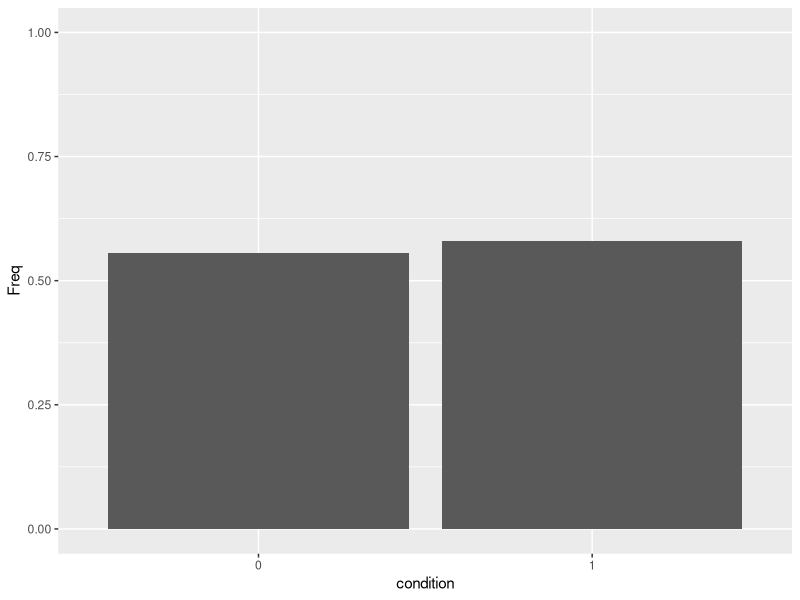
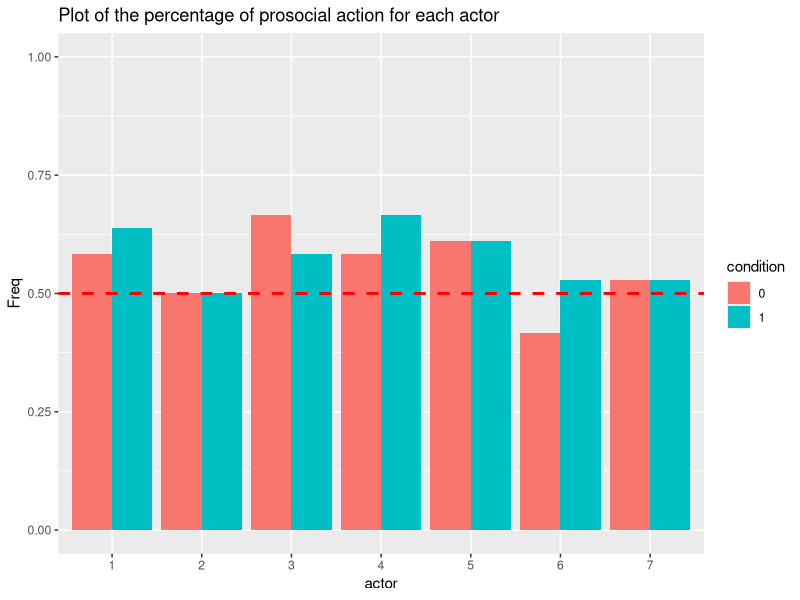

Here is the R script that generated these plots, in order:
## ---- chunk 1
knitr::opts_chunk$set(echo = TRUE)
## ---- chunk 2
dataset = read.delim("assign2.txt", header = TRUE, sep = " ")
## ---- chunk 3

## ---- chunk 4
dataset['prosocial_action'] = (dataset$prosoc_left == dataset$pulled_left)
#first10 rows in the dataset after adding new attribute prosocial_action
dataset[1:10,]
## ---- chunk 5
prosocial = xtabs(prosocial_action ~ condition, data = dataset)
(prosocial_percentage = transform(prosocial, Freq=Freq/252))
## ---- chunk 6
# generate the bar plot
library(ggplot2)
ggplot(data=prosocial_percentage,aes(x=condition,y=Freq))+
  coord_cartesian(ylim=c(0, 1))+
  geom_bar(stat="identity",position="dodge")
## ---- chunk 7

prosocial = xtabs(prosocial_action ~ actor + condition, data = dataset)
prosocial_percentage = transform(prosocial, Freq=Freq/36)

# generate the bar plot
library(ggplot2)
ggplot(data=prosocial_percentage,aes(x=actor,y=Freq,fill=condition))+
  coord_cartesian(ylim=c(0, 1))+
  geom_bar(stat="identity",position="dodge")+
  ggtitle("Plot of the percentage of prosocial action for each actor")+
  geom_hline(yintercept=0.5, linetype=2, color = "red",size = 1)

## ---- chunk 8
# Second chimpanzee always pulled the left lever
xtabs(~prosoc_left+pulled_left, data =  dataset[dataset$actor == 2,])
## ---- chunk 9
# Other chimpanzees pulled both left and right lever
# for example chimpanzees 1
xtabs(~prosoc_left+pulled_left, data =  dataset[dataset$actor == 1,])
## ---- chunk 10
x = data.frame(xtabs( ~ prosocial_action + condition, data = dataset))

#using poisson regression to build model
model = glm(Freq~prosocial_action + condition, family = poisson,data = x )
deviance(model)
df.residual(model)
pchisq(deviance(model), df = df.residual(model), lower.tail = FALSE)
## ---- chunk 11
#test all 3 factor are independent
x = xtabs( ~ prosocial_action + condition + actor, data = dataset)
model1 = glm(Freq~ prosocial_action + condition + actor, family = poisson,data = x )
deviance(model1)
pchisq(deviance(model1), df = df.residual(model1), lower.tail = FALSE)
## ---- chunk 12
#test all 3 factor are independent
x = xtabs( ~ prosocial_action + condition + pulled_left, data = dataset)
model1 = glm(Freq~ prosocial_action + condition + pulled_left, family = poisson,data = x )
deviance(model1)
pchisq(deviance(model1), df = df.residual(model1), lower.tail = FALSE)
## ---- chunk 13
#test all 3 factor are independent
x = xtabs( ~ prosocial_action + condition + prosoc_left, data = dataset)
model1 = glm(Freq~ prosocial_action + condition + prosoc_left, family = poisson,data = x)
deviance(model1)
pchisq(deviance(model1), df = df.residual(model1), lower.tail = FALSE)

## ---- chunk 14
#test if prosoc_left is independent of prosocial_action and condition 
model2 = glm(Freq~ prosocial_action * condition + prosoc_left, family = poisson,data = x )
deviance(model2)
pchisq(deviance(model2), df = df.residual(model2), lower.tail = FALSE)
## ---- chunk 15
#test if prosocial_action and condition are conditionally independent of prosoc_left
model3 = glm(Freq~ prosocial_action * prosoc_left + condition * prosoc_left, family = poisson,data = x )
deviance(model3)
pchisq(deviance(model3), df = df.residual(model3), lower.tail = FALSE)
## ---- chunk 16

## ---- chunk 17
cta = xtabs( ~ prosoc_left + condition + pulled_left, data = dataset)
##pearson's chisquared test
summary(cta)
## ---- chunk 18
# generate data for champanzee 1
data1 = dataset[dataset$actor == 1,]
x = data.frame(xtabs( ~ prosocial_action + condition, data = data1))

#using poisson regression to build model
model = glm(Freq~prosocial_action + condition, family = poisson,data = x )
deviance(model)
df.residual(model)
pchisq(deviance(model), df = df.residual(model), lower.tail = FALSE)
## ---- chunk 19
# generate data for champanzee 1
data2 = dataset[dataset$actor == 2,]
x = data.frame(xtabs( ~ prosocial_action + condition, data = data2))

#using poisson regression to build model
model = glm(Freq~prosocial_action + condition, family = poisson,data = x )
deviance(model)
df.residual(model)
pchisq(deviance(model), df = df.residual(model), lower.tail = FALSE)
## ---- chunk 20
# generate data for champanzee 3
data3 = dataset[dataset$actor == 3,]
x = data.frame(xtabs( ~ prosocial_action + condition, data = data3))

#using poisson regression to build model
model = glm(Freq~prosocial_action + condition, family = poisson,data = x )
deviance(model)
df.residual(model)
pchisq(deviance(model), df = df.residual(model), lower.tail = FALSE)
## ---- chunk 21
# generate data for champanzee 4
data4 = dataset[dataset$actor == 4,]
x = data.frame(xtabs( ~ prosocial_action + condition, data = data4))

#using poisson regression to build model
model = glm(Freq~prosocial_action + condition, family = poisson,data = x )
deviance(model)
df.residual(model)
pchisq(deviance(model), df = df.residual(model), lower.tail = FALSE)
## ---- chunk 22
# generate data for champanzee 1
data5 = dataset[dataset$actor == 5,]
x = data.frame(xtabs( ~ prosocial_action + condition, data = data5))

#using poisson regression to build model
model = glm(Freq~prosocial_action + condition, family = poisson,data = x )
deviance(model)
df.residual(model)
pchisq(deviance(model), df = df.residual(model), lower.tail = FALSE)
## ---- chunk 23
data6 = dataset[dataset$actor == 6,]
x = data.frame(xtabs( ~ prosocial_action + condition, data = data6))

#using poisson regression to build model
model = glm(Freq~prosocial_action + condition, family = poisson,data = x )
deviance(model)
df.residual(model)
pchisq(deviance(model), df = df.residual(model), lower.tail = FALSE)

## ---- chunk 24
data7 = dataset[dataset$actor == 7,]
x = data.frame(xtabs( ~ prosocial_action + condition, data = data6))

#using poisson regression to build model
model = glm(Freq~prosocial_action + condition, family = poisson,data = x )
deviance(model)
df.residual(model)
pchisq(deviance(model), df = df.residual(model), lower.tail = FALSE)

## ---- chunk 25

## ---- chunk 26


## ---- chunk 27

## ---- chunk 28

